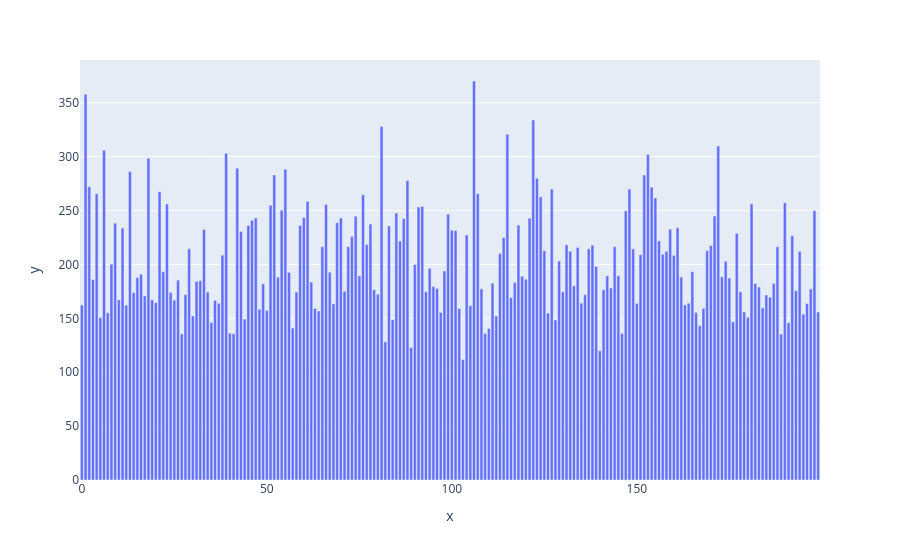

The code cell stored with this chart in its notebook:
### Code cell
all_trace_ids = list(traces['trace_ID'].unique())
px.bar(x=all_trace_ids, y = [tr.radius_of_gyration(points) for points in tr.points_from_traces(traces, all_trace_ids)])

### Figure 1 — Plotly figure (JSON) as saved in the notebook; plotly's stock layout.template omitted (floating-point values rounded to 4 significant figures; data arrays with more than 128 entries replaced by an {"elided": "..."} marker saying what was removed)
{"data": [{"alignmentgroup": "True", "hovertemplate": "x=%{x}<br>y=%{y}<extra></extra>", "legendgroup": "", "marker": {"color": "#636efa"}, "name": "", "offsetgroup": "", "orientation": "v", "showlegend": false, "textposition": "auto", "type": "bar", "x": {"elided": "200 int values"}, "xaxis": "x", "y": {"elided": "200 float values"}, "yaxis": "y"}], "layout": {"barmode": "relative", "legend": {"tracegroupgap": 0}, "margin": {"t": 60}, "xaxis": {"anchor": "y", "domain": [0, 1], "title": {"text": "x"}}, "yaxis": {"anchor": "x", "domain": [0, 1], "title": {"text": "y"}}}}
